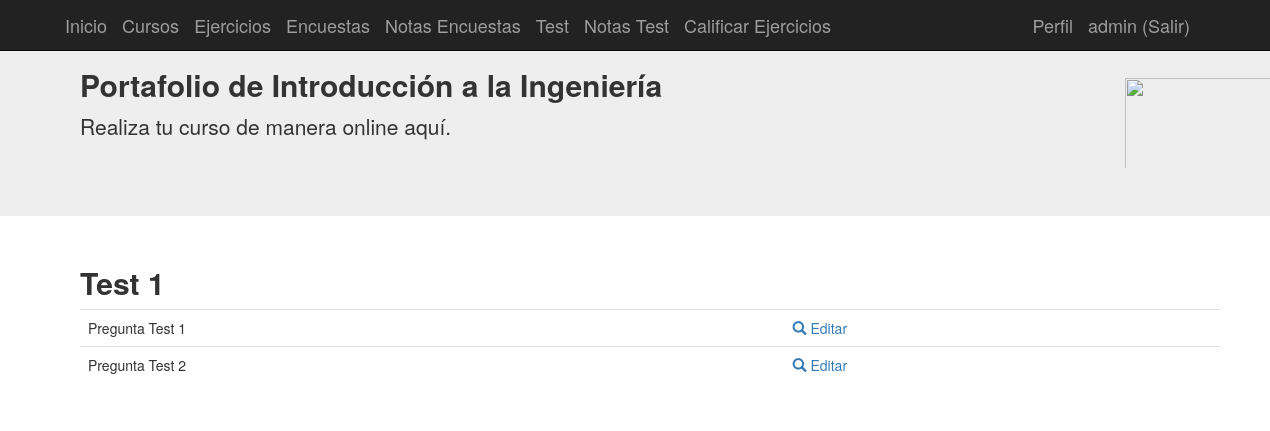
The page /actividades/1/verA/ (signed in) on the database as committed earlier.
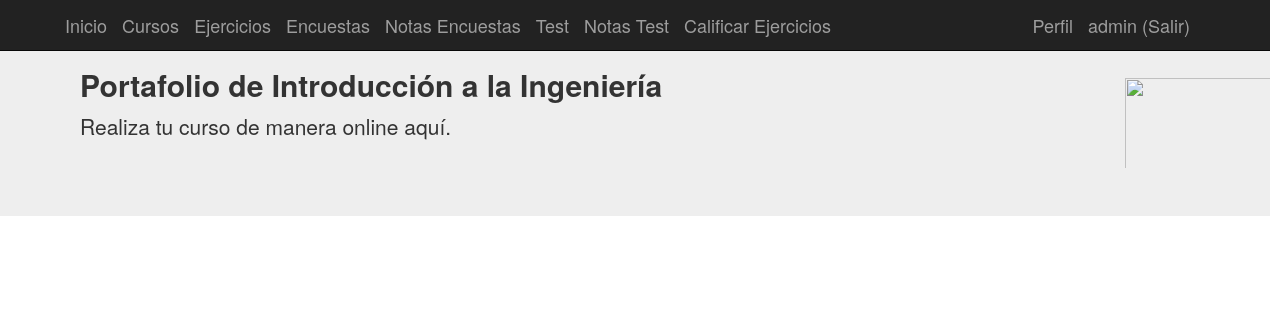
The same page on the database as committed later.
### tables this page shows
CREATE TABLE actividades (
	id INTEGER NOT NULL, 
	nombre VARCHAR(100), 
	"Cursoid" INTEGER NOT NULL, 
	PRIMARY KEY (id), 
	FOREIGN KEY("Cursoid") REFERENCES cursos (id)
);

CREATE TABLE "preguntasA" (
	id INTEGER NOT NULL, 
	nombre VARCHAR(100), 
	respuesta VARCHAR(100), 
	cantidad_resp INTEGER, 
	"Actividadid" INTEGER NOT NULL, 
	PRIMARY KEY (id), 
	FOREIGN KEY("Actividadid") REFERENCES actividades (id)
);

### aplicacion/app.py (the view, shortened to what this page needs)
@app.route('/actividades/<id>/verA/', defaults={'id_alum': 1}, methods=["GET", "POST"])
@app.route('/actividades/<id>/verA/<id_alum>', methods=["GET", "POST"])
@login_required
def actividades_verA(id, id_alum):
    from aplicacion.models import Actividades, Cursos , PreguntasA, Alumnos, Puntaje
    act = Actividades.query.get(id)
    actividades=Actividades.query.all()
    preguntas = PreguntasA.query.all()
    if id == '0':
        preguntas = PreguntasA.query.all()
    else:
        id2=int(id)
        preguntas = PreguntasA.query.filter_by(Actividadid=id2)
    actividad = Actividades.query.all()
    cant_preguntas = preguntas.count()
    return render_template("actividades_verA.html", id_actividad=id, preguntas=preguntas, act=act, identificador=id, cant_preguntas=cant_preguntas, id_alum=id_alum)

### aplicacion/app.py (called while the page is built)
@login_manager.user_loader
def load_user(user_id):
    from aplicacion.models import Alumnos
    return Alumnos.query.get(int(user_id))

### aplicacion/models.py (called while the page is built)
    def is_admin(self):
        return self.admin

### aplicacion/templates/actividades_verA.html (shortened to what this page needs)
{% extends "base.html" %}
{% block contenido %}
<div class="container">
  <h2> <b> {{act.nombre}}</b></h2>
  <form class="form-inline" method="POST" action=/actividades/{{identificador}}/ver/{{ id_alum }}>
  <table class="table">
    <tbody>
      {% for pre in preguntas %}
      <tr>
        <td>{{ pre.nombre }}</td>
        <td><a href="{{url_for('preguntasA_edit',id=pre.id, id_actividad=id_actividad)}}"><span class="glyphicon glyphicon-search"></span> Editar</a></td>
      </tr>
      {% endfor %}
    </tbody>
  </table>
  </form>
</div>
{% endblock %}

### aplicacion/templates/base.html (shortened to what this page needs)
{% extends "bootstrap/base.html" %}
{% block navbar %}
<nav class="navbar navbar-inverse navbar-fixed-top">
      <div class="container">
        <div class="navbar-header">
          <a class="navbar-brand" href="/">Inicio</a>
          <a class="navbar-brand" href="{{url_for('cursos')}}">Cursos</a>
          {% if current_user.is_authenticated and current_user.is_admin() %}
          <a class="navbar-brand" href="{{url_for('ejercicios')}}">Ejercicios</a>
          <a class="navbar-brand" href="{{url_for('encuestas')}}">Encuestas</a>
          <a class="navbar-brand" href="{{url_for('calificaciones')}}">Notas Encuestas</a>
          <a class="navbar-brand" href="{{url_for('actividades')}}">Test</a>
          <a class="navbar-brand" href="{{url_for('calificacionesA')}}">Notas Test</a>
          <a class="navbar-brand" href="{{url_for('calificar')}}">Calificar Ejercicios</a>
          {%endif %}
        </div>
        <div id="navbar" class="navbar-collapse collapse navbar-right">
          {% if current_user.is_authenticated %}
          <a class="navbar-brand " href="/perfil/{{ current_user.username}}"> Perfil</a>
          <a class="navbar-brand " href="/logout"> {{ current_user.username}} (Salir)</a>
          {% else %}
          <a class="navbar-brand " href="/login">Login</a>
          {% endif %}
        </div>
      </div>
    </nav>
    <div class="jumbotron">
      <div class="container">
        <div class="col-md-11">
          <h2> <b>  Portafolio de Introducción a la Ingeniería</b></h2>
          <p>Realiza tu curso de manera online aquí.</p>
        </div>
        <div class="col-md-1">
          <img style="padding-top:30px" height="120" width="170" src="https://git.cromer.cl/UBB/mt/raw/commit/ad0ca3738a645b2049aae4aa610f6b0677792105/src/mt/images/UBBLogo.png">
        </div>
      </div>
    </div>
{% endblock %}
{% block content %}
<div class="container-fluid">
  <div class="row">
  	<div class="container">
	    {% block contenido %}{% endblock %}
  	</div>
 </div>
{% endblock %}

Rows that differ between the two databases and show on the page:
removed actividades: nombre "Test 1"
removed preguntasA: nombre "Pregunta Test 1"
removed preguntasA: nombre "Pregunta Test 2"
